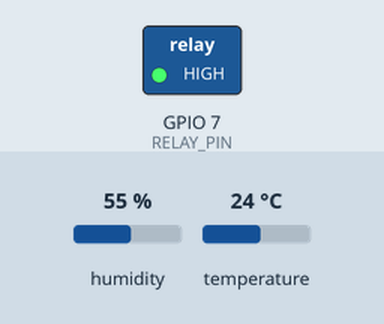
A sketch run on a simulated ESP32-S3. Shown: switched loads named in the sketch (green lamp = pin HIGH). The inputs (shaded band) are chosen by the test bench; at power-on: humidity 55 %, temperature 24 °C. What the sketch prints to the serial monitor is not drawn.

Above: at 6.9 s.
7.0 s: humidity set to 22 %
At 8.4 s:
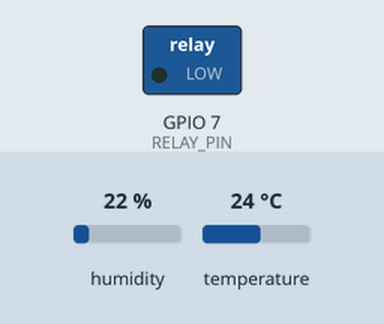
13.8 s: humidity set to 29 %
20.6 s: humidity set to 32 %
At 21.4 s:
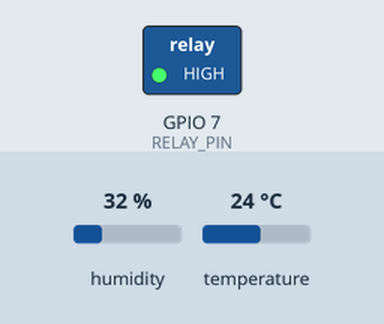
29.1 s: humidity set to 30 %
At 30.2 s:
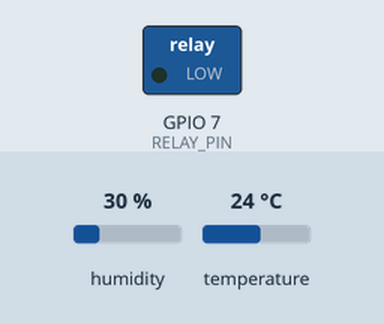
35.9 s: humidity set to 40 %
At 36.7 s:
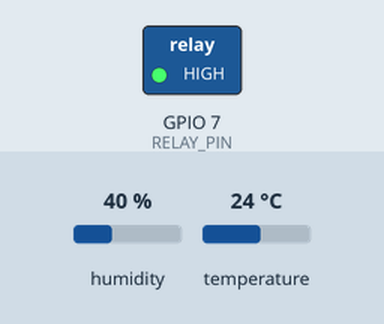
Timing chart, 0 to 44.5 s (numbered marks = the images above; inputs shaded):
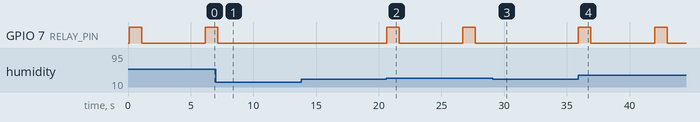

The sketch:

water_pump.ino
```cpp
#include <Adafruit_AHT10.h>

Adafruit_AHT10 aht;

#define RELAY_PIN 7 // ESP32 pin GIOP27, which connects to the IN pin of relay
// the setup function runs once when you press reset or power the board
void setup() {
  Serial.begin(9600);
  Serial.println("Adafruit AHT10 demo!");

   if (! aht.begin()) {
    Serial.println("Could not find AHT10? Check wiring");
    while (1) delay(10);
  }
  Serial.println("AHT10 found");
  // initialize digital pin GIOP27 as an output.
  pinMode(RELAY_PIN, OUTPUT);
}
// the loop function runs over and over again forever
void loop() {
  sensors_event_t humidity, temp;
  aht.getEvent(&humidity, &temp);// populate temp and humidity objects with fresh data
  Serial.print("Temperature: "); Serial.print(temp.temperature); Serial.println(" degrees C");
  Serial.print("Humidity: "); Serial.print(humidity.relative_humidity); Serial.println("% rH");

  if (humidity.relative_humidity > 30.50) {
  digitalWrite(RELAY_PIN, HIGH); // turn on pump 4 seconds
  Serial.print("on");
  delay(1000);
  digitalWrite(RELAY_PIN, LOW);  // turn off pump 4 seconds
  Serial.print("off ");
  delay(5000);
  }
}
```

Measured:
- the behaviour switches between 30 and 31 % on humidity (found by bisection; images 1 and 2)
- after the input at 7.0 s, GPIO 7 (RELAY_PIN): goes on until 7.2 s, then stays LOW
- after the input at 13.8 s, every drawn part: stays the same
- after the input at 20.6 s, GPIO 7 (RELAY_PIN): alternates HIGH for 1.0 s and LOW for 5.1 s, starting at once
- after the input at 29.1 s, GPIO 7 (RELAY_PIN): stays LOW (without the input it goes to HIGH after 3.7 s)
- after the input at 35.9 s, GPIO 7 (RELAY_PIN): alternates HIGH for 1.0 s and LOW for 5.1 s, starting at once
